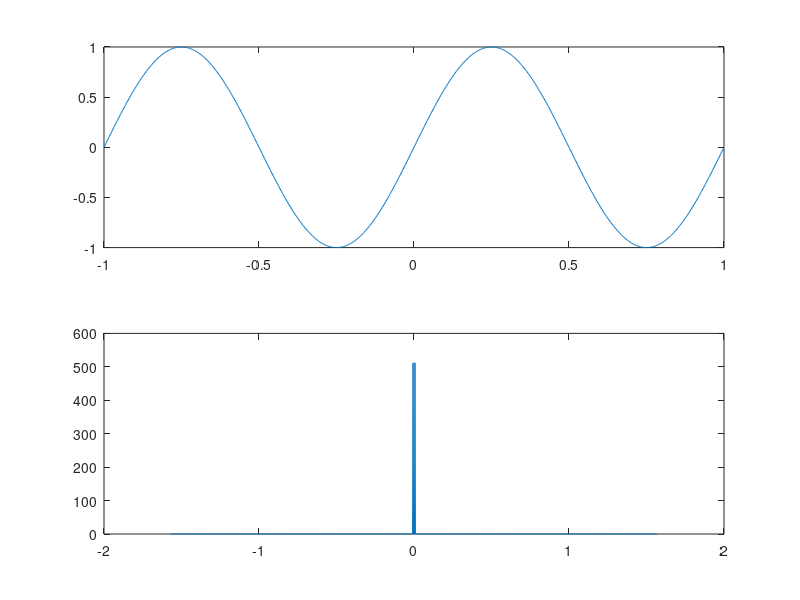

This figure's MATLAB source:
clear all; close all; clc;

T=2;
N=1024;
t1 = linspace(-T/2,T/2,N+1);
t=t1(1:N);
%k=linspace(-pi/T*N/2,pi*T*N/2,N);
k=(2*pi/(2*N))*[0:(N/2 - 1) -N/2:-1];
ks = fftshift(k);

y=sin(2*pi*t);
yt = abs(fftshift(fft(y)));
%yt = abs(fft(y));
subplot(2,1,1), plot(t,y)
subplot(2,1,2), plot(ks,yt)


